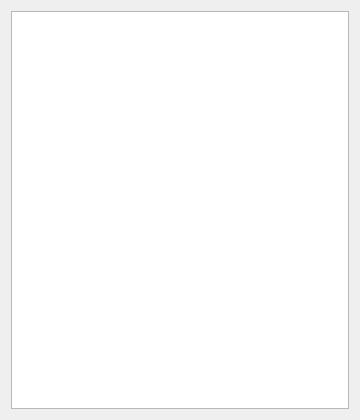
<?xml version="1.0" encoding="UTF-8"?>
<ui version="4.0"><class>Dialog</class><widget class="QDialog" name="Dialog"><property name="geometry"><rect><x>0</x><y>0</y><width>360</width><height>420</height></rect></property><property name="windowTitle"><string>#114 lists/199_list_tall</string></property><layout class="QVBoxLayout" name="verticalLayout"><property name="leftMargin"><number>11</number></property><property name="topMargin"><number>11</number></property><property name="rightMargin"><number>11</number></property><property name="bottomMargin"><number>11</number></property><property name="spacing"><number>6</number></property><item><widget class="QListWidget" name="list"></widget></item></layout></widget></ui>
